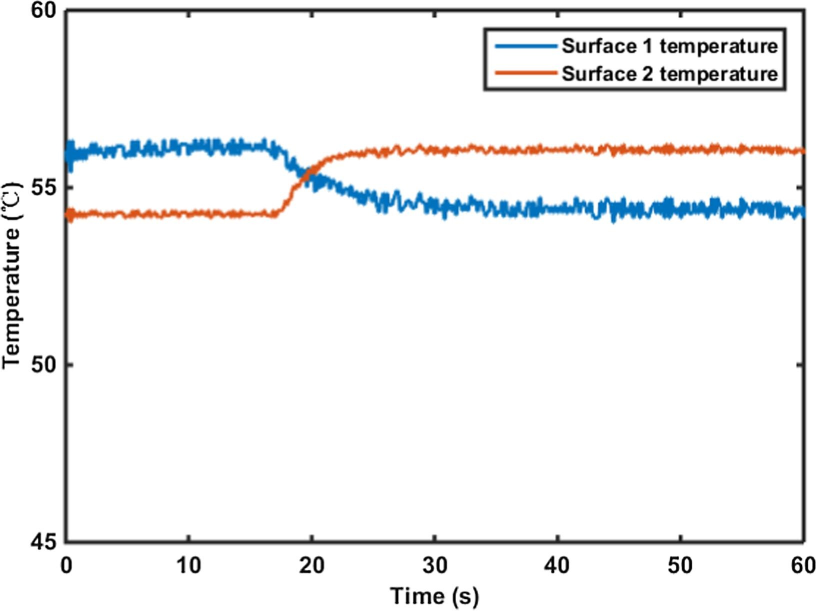
#> input picture source_images/Fig10.jpg, 1632 x 1222 px, given in place of Fig2.jpg, which was not available (shown at 1/2 size)
$ python digitize_external_figures.py
#> lines starting #> are read from the running program, lines starting #| are printed output that depends on the picture; after the words box and inside, x2 and y2 are one past the last pixel; in counts of white or black regions, pixels touching at a corner belong together; pictures that were not available may be replaced by others from this repository, and a replacement may not be noted
### digitization/digitization_utils.py
"""Image-only curve extraction utilities for Yuan et al. (2020) figures."""

from __future__ import annotations

from dataclasses import dataclass
from pathlib import Path

import matplotlib.pyplot as plt
import numpy as np
import pandas as pd
from PIL import Image


@dataclass(frozen=True)
class CurveSpec:
    column: str
    rgb: tuple[int, int, int]
    threshold: float = 48.0


def pixel_to_data(
    pixel_x: np.ndarray,
    pixel_y: np.ndarray,
    rectangle: list[int],
    x_range: list[float],
    y_range: list[float],
) -> tuple[np.ndarray, np.ndarray]:
    x0, y0, x1, y1 = rectangle
    x = x_range[0] + (pixel_x - x0) * (x_range[1] - x_range[0]) / (x1 - x0)
    y = y_range[1] - (pixel_y - y0) * (y_range[1] - y_range[0]) / (y1 - y0)
    return x, y


# [11 lines left out: function data_to_pixel, not called in this run]


def _weighted_row(rows: np.ndarray, distances: np.ndarray) -> float:
    """Return a robust color-core row, retaining line thickness as evidence."""
    if len(rows) == 1:
        return float(rows[0])
    weights = 1.0 / np.maximum(distances, 1.0)
    order = np.argsort(rows)
    ordered_rows = rows[order]
    cumulative = np.cumsum(weights[order])
    return float(ordered_rows[np.searchsorted(cumulative, cumulative[-1] / 2.0)])


def extract_curve(
    image_rgb: np.ndarray,
    spec: CurveSpec,
    rectangle: list[int],
    retained_y_pixels: list[int],
) -> tuple[pd.DataFrame, pd.DataFrame]:
    """Extract all color-matched pixels and a robust per-column raw trace."""
    x0, _, x1, _ = rectangle
    keep_y0, keep_y1 = retained_y_pixels
    crop = image_rgb[keep_y0 : keep_y1 + 1, x0 : x1 + 1].astype(float)
    target = np.asarray(spec.rgb, dtype=float)
    distance = np.linalg.norm(crop - target, axis=2)
    saturation = crop.max(axis=2) - crop.min(axis=2)
    mask = (distance <= spec.threshold) & (saturation >= 35.0)

    point_rows, point_cols = np.nonzero(mask)
    points = pd.DataFrame(
        {
            "curve": spec.column,
            "pixel_x": point_cols + x0,
            "pixel_y": point_rows + keep_y0,
            "color_distance": distance[point_rows, point_cols],
        }
    )

    trace_rows: list[dict[str, float | int | str]] = []
    for local_x in range(mask.shape[1]):
        rows = np.flatnonzero(mask[:, local_x])
        if rows.size == 0:
            trace_rows.append(
                {
                    "curve": spec.column,
                    "pixel_x": local_x + x0,
                    "pixel_y_raw": np.nan,
                    "matched_pixel_count": 0,
                    "minimum_color_distance": np.nan,
                }
            )
            continue
        dist = distance[rows, local_x]
        trace_rows.append(
            {
                "curve": spec.column,
                "pixel_x": local_x + x0,
                "pixel_y_raw": _weighted_row(rows + keep_y0, dist),
                "matched_pixel_count": int(rows.size),
                "minimum_color_distance": float(np.min(dist)),
            }
        )
    return points, pd.DataFrame(trace_rows)


def clean_trace(trace: pd.DataFrame, max_isolated_deviation_px: float = 9.0) -> pd.DataFrame:
    """Reject isolated color artifacts, then interpolate only missing columns."""
    result = trace.copy()
    y = result["pixel_y_raw"].to_numpy(dtype=float)
    series = pd.Series(y)
    local = series.rolling(9, center=True, min_periods=3).median().to_numpy()
    finite = np.isfinite(y)
    isolated = finite & np.isfinite(local) & (np.abs(y - local) > max_isolated_deviation_px)
    # Preserve sustained ramps/steps: reject only when both immediate neighbors follow the local trace.
    prev_ok = np.r_[False, np.abs(y[:-1] - local[:-1]) <= max_isolated_deviation_px]
    next_ok = np.r_[np.abs(y[1:] - local[1:]) <= max_isolated_deviation_px, False]
    rejected = isolated & prev_ok & next_ok
    y[rejected] = np.nan
    valid = np.isfinite(y)
    if valid.sum() < 2:
        raise RuntimeError(f"Curve {trace['curve'].iloc[0]} has fewer than two valid columns")
    x = result["pixel_x"].to_numpy(dtype=float)
    result["pixel_y_clean"] = np.interp(x, x[valid], y[valid])
    result["rejected_as_isolated"] = rejected
    result["observed_before_interpolation"] = valid
    return result


# [43 lines left out: functions render_overlay, resolution_uncertainty, not called in this run]

### digitization/digitize_external_figures.py
"""Digitize Fig. 2, 7, 9, 10 and 17 as independent external validation data.

The routine preserves raw matched pixels, data coordinates, overlays and an
explicit uncertainty budget.  Fig. 7 is decoded by matching plate pixels to the
printed color bar of each panel; its uncertainty is necessarily larger than a
line plot because of JPEG compression, antialiasing and black channel ribs.
"""

from __future__ import annotations

import argparse
from dataclasses import dataclass
import json
from pathlib import Path
import sys

import matplotlib.pyplot as plt
import numpy as np
import pandas as pd
from PIL import Image
from scipy.ndimage import median_filter
from scipy.spatial import cKDTree

PROJECT_ROOT = Path(__file__).resolve().parents[1]
sys.path.insert(0, str(PROJECT_ROOT))

from digitization.digitization_utils import CurveSpec, clean_trace, extract_curve, pixel_to_data, render_overlay, resolution_uncertainty  # noqa: E402


@dataclass(frozen=True)
class LineFigure:
    name: str
    rectangle: list[int]
    x_range: list[float]
    y_range: list[float]
    retained_y: list[int]
    curves: list[CurveSpec]
    exclusions: list[list[int]]
    x_column: str = "time_s"


LINE_FIGURES = {
    "Fig2": LineFigure(
        "Fig2", [139, 59, 1595, 1094], [0.0, 100.0], [0.0, 4.0e-4], [59, 1094],
        [CurveSpec("corotation_mass_flow_kg_s", (0, 114, 189), 62), CurveSpec("reversion_mass_flow_kg_s", (0, 180, 180), 62)],
        [[250, 80, 690, 270]], "duty_ratio_percent",
    ),
    "Fig9": LineFigure(
        "Fig9", [137, 23, 1608, 1080], [0.0, 60.0], [20.0, 45.0], [23, 1080],
        [CurveSpec("surface_1_air_C", (126, 47, 142), 58), CurveSpec("surface_2_air_C", (217, 83, 25), 58)],
        [[650, 30, 1550, 200]], "time_s",
    ),
    "Fig10": LineFigure(
        "Fig10", [132, 20, 1608, 1084], [0.0, 60.0], [45.0, 60.0], [20, 1084],
        [CurveSpec("surface_1_C", (0, 114, 189), 60), CurveSpec("surface_2_C", (217, 83, 25), 60)],
        [[900, 35, 1550, 200]], "time_s",
    ),
}


def masked_image(image: np.ndarray, exclusions: list[list[int]]) -> np.ndarray:
    result = image.copy()
    for x0, y0, x1, y1 in exclusions:
        result[y0:y1 + 1, x0:x1 + 1] = 255
    return result


def digitize_line_figure(specification: LineFigure, output: Path) -> dict[str, object]:
    image_path = PROJECT_ROOT / "source_images" / f"{specification.name}.jpg"
    image = np.asarray(Image.open(image_path).convert("RGB"))
#> image is the input picture: shape (1222, 1632, 3); mean R, G, B 240.9, 241.6, 242.4
    working = masked_image(image, specification.exclusions)
#> after the loop in masked_image, `for x0, y0, x1, y1 in exclusions:`: result: shape (1222, 1632, 3); under 0.01% of pixels changed, all inside (x1, y1, x2, y2) = (408, 264, 536, 271)
    raw_frames: list[pd.DataFrame] = []
    coordinate_frames: list[pd.DataFrame] = []
    cleaned: dict[str, pd.DataFrame] = {}
    metrics: dict[str, object] = {}
    x0, _, x1, _ = specification.rectangle
    sample_x = np.linspace(specification.x_range[0], specification.x_range[1], x1 - x0 + 1)
    final = pd.DataFrame({specification.x_column: sample_x})
    for curve in specification.curves:
        points, trace = extract_curve(working, curve, specification.rectangle, specification.retained_y)
        trace = clean_trace(trace, max_isolated_deviation_px=13.0)
        cleaned[curve.column] = trace
        data_x, data_y = pixel_to_data(
            trace.pixel_x.to_numpy(), trace.pixel_y_clean.to_numpy(), specification.rectangle,
            specification.x_range, specification.y_range,
        )
        final[curve.column] = np.interp(sample_x, data_x, data_y)
        px_x, px_y = pixel_to_data(
            points.pixel_x.to_numpy(), points.pixel_y.to_numpy(), specification.rectangle,
            specification.x_range, specification.y_range,
        )
        points[specification.x_column] = px_x
        points["data_value"] = px_y
        raw_frames.append(points)
        coordinate_frames.append(pd.DataFrame({"curve": curve.column, specification.x_column: data_x, "data_value": data_y}))
        metrics[curve.column] = {
            "matched_pixels": int(len(points)),
            "direct_valid_column_ratio": float(trace.observed_before_interpolation.mean()),
            "target_rgb": list(curve.rgb),
            "threshold": curve.threshold,
        }
#> this loop made 2 passes
#> trace on passes 1 to 2: table of 1457 rows and 8 columns, table of 1457 rows and 8 columns
#> pass 1, in extract_curve, `crop = image_rgb[keep_y0 : keep_y1 + 1, x0 : x1 + 1].astype(float)`:
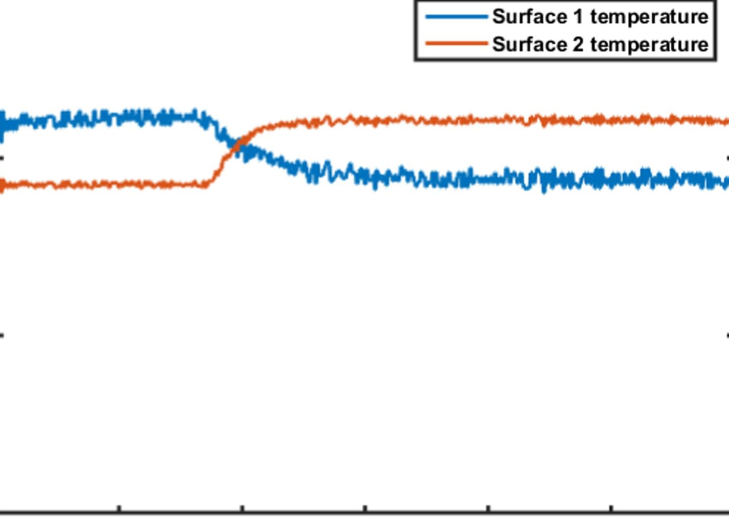
#> crop: shape (1036, 1457, 3) float64 (shown at 1/2 size); mean R, G, B 243.7, 244.6, 245.5
#> pass 1, in extract_curve, `distance = np.linalg.norm(crop - target, axis=2)`:
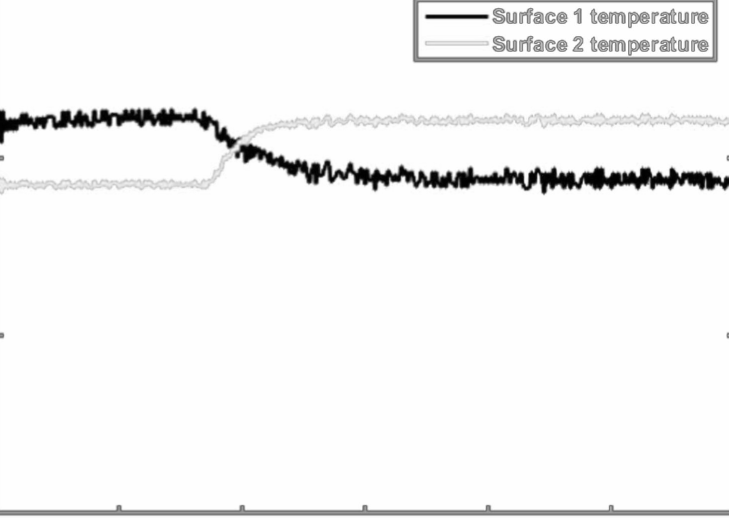
#> distance: shape (1036, 1457) float64 (shown at 1/2 size); min 0, max 298.8, mean 286.9; drawn with min black and max white
#> pass 1, in extract_curve, `saturation = crop.max(axis=2) - crop.min(axis=2)`:
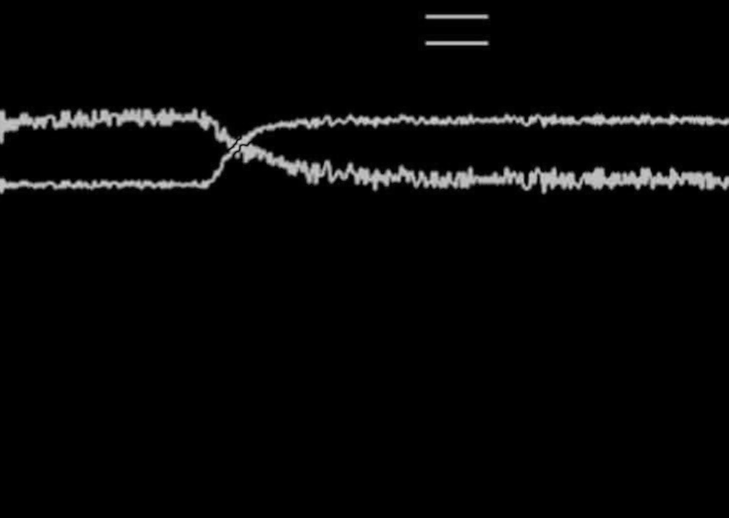
#> saturation: shape (1036, 1457) float64 (shown at 1/2 size); min 0, max 217, mean 6.9
#> pass 1, in extract_curve, `mask = (distance <= spec.threshold) & (saturation >= 35.0)`:
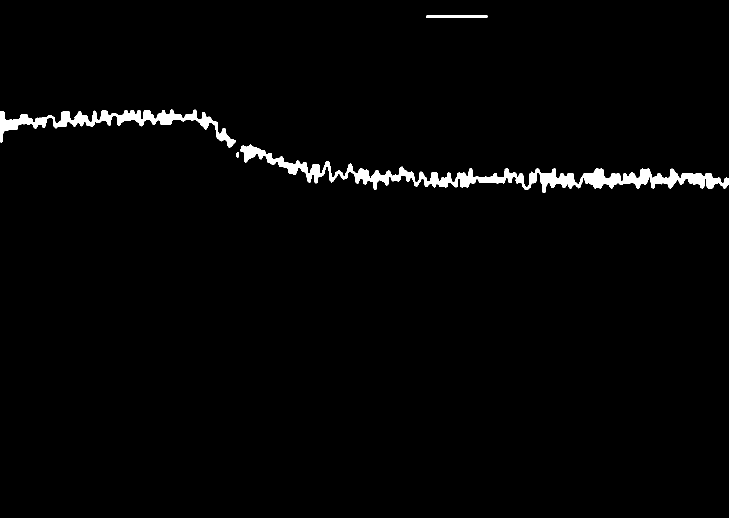
#> mask: shape (1036, 1457) bool (shown at 1/2 size); 1.8% white; 4 white regions, box (x1, y1, x2, y2) and area: (481, 289, 1457, 386) 17905, (0, 219, 472, 295) 8204, (853, 30, 975, 36) 728, (472, 305, 478, 315) 53
#> after the loop, cleaned = 2 items; coordinate_frames = 2 items; metrics = 2 items; raw_frames = 2 items
    generated = output / "digitization" / "external"
    generated.mkdir(parents=True, exist_ok=True)
#> (the run stopped early here; a loop or call above may not have finished)

$ run again, on source_images/Fig14.jpg
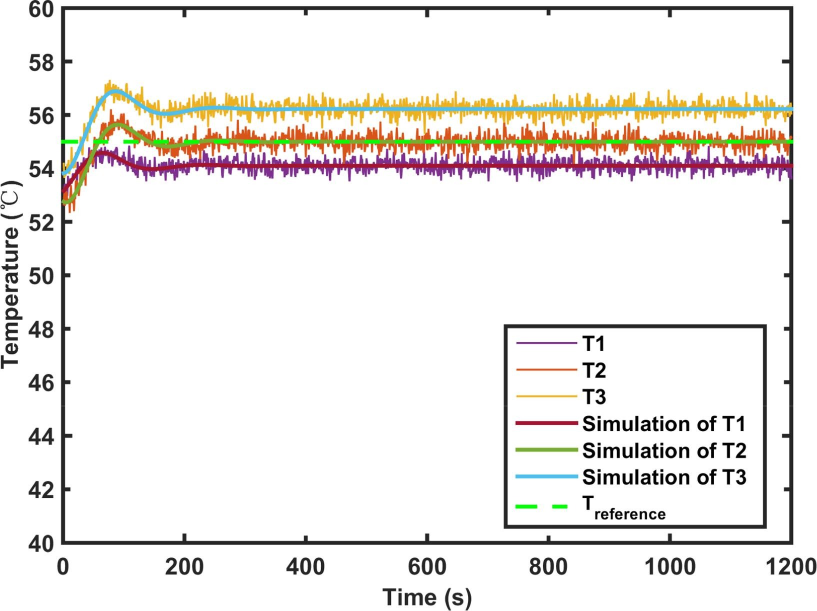
#> input picture source_images/Fig14.jpg, 1634 x 1221 px, given in place of Fig2.jpg, which was not available (shown at 1/2 size)
#> in digitize_line_figure, image is the input picture: shape (1221, 1634, 3); mean R, G, B 238.1, 235.2, 232.3
#> after the loop in masked_image, `for x0, y0, x1, y1 in exclusions:`:
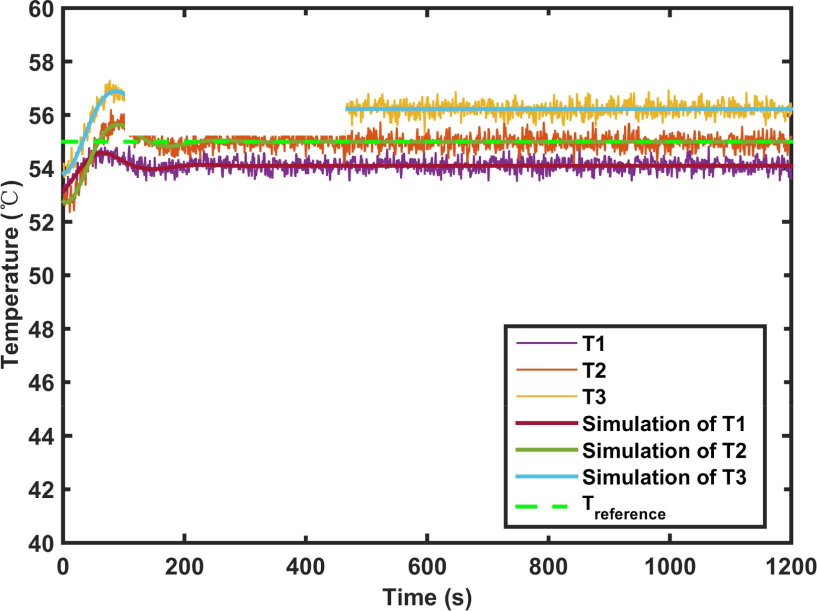
#> result: shape (1221, 1634, 3) (shown at 1/2 size); 1.84% of pixels changed, all inside (x1, y1, x2, y2) = (250, 159, 691, 271)
#> the loop in digitize_line_figure, `for curve in specification.curves:` made 1 pass
#> trace on pass 1: table of 1457 rows and 5 columns
#> pass 1, in extract_curve, `saturation = crop.max(axis=2) - crop.min(axis=2)`:
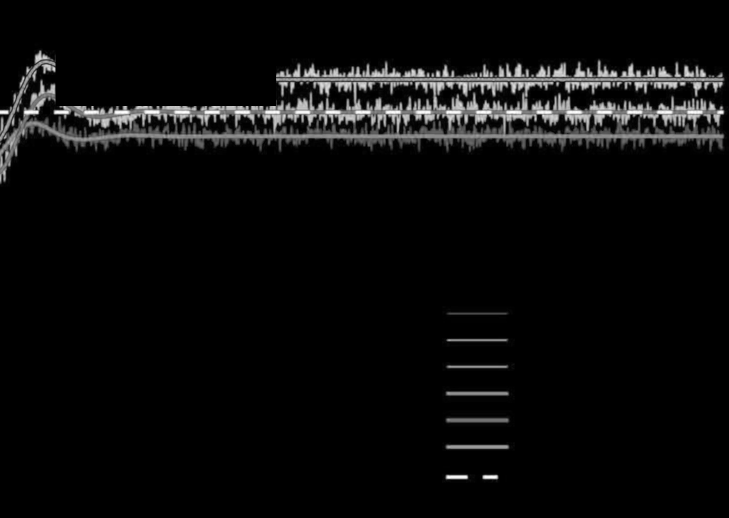
#> saturation: shape (1036, 1457) float64 (shown at 1/2 size); min 0, max 255, mean 11.2
#> after the loop in digitize_line_figure, `for curve in specification.curves:`: cleaned = 0 items; coordinate_frames = []; metrics = 0 items; raw_frames = []
